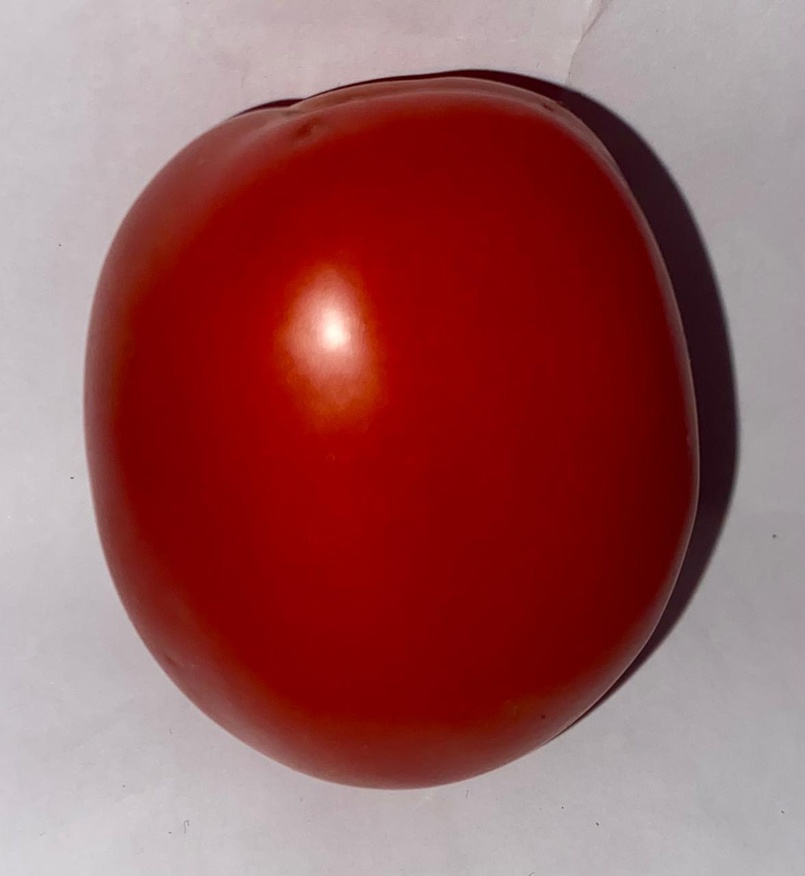
#> input picture program/tomat/matang/1.jpg, 805 x 876 px, shrunk from 1177 x 1280 before the run
$ python segmentasi.py
#> lines starting #> are read from the running program, lines starting #| are printed output that depends on the picture; after the words box and inside, x2 and y2 are one past the last pixel; in counts of white or black regions, pixels touching at a corner belong together
import cv2
import numpy as np
import matplotlib.pyplot as plt

# Baca gambar dan konversi ke HSV dan RGB
img = cv2.imread("tomat/matang/1.jpg")
#> img is the input picture: shape (876, 805, 3); mean B, G, R 91, 90.3, 152.7
img_rgb = cv2.cvtColor(img, cv2.COLOR_BGR2RGB)
hsv = cv2.cvtColor(img, cv2.COLOR_BGR2HSV)
#> hsv: shape (876, 805, 3); mean H, S, V 82.5, 127.5, 152.7

# Ambil ukuran gambar dan tentukan ROI 20x20 pixel di tengah
h, w = hsv.shape[:2]
#> h = 876; w = 805
cx, cy = w // 2, h // 2
#> cx = 402; cy = 438
roi_size = 20
x1, x2 = cx - roi_size // 2, cx + roi_size // 2
#> x1 = 392; x2 = 412
y1, y2 = cy - roi_size // 2, cy + roi_size // 2
#> y1 = 428; y2 = 448

# Ambil ROI dan hitung rata-rata HSV
roi = hsv[y1:y2, x1:x2]
#> roi: shape (20, 20, 3); mean H, S, V 0, 254.7, 146
mean_h = int(np.mean(roi[:, :, 0]))
#> mean_h = 0
mean_s = int(np.mean(roi[:, :, 1]))
#> mean_s = 254
mean_v = int(np.mean(roi[:, :, 2]))
#> mean_v = 146

# Cetak rata-rata HSV
print(f"Rata-rata HSV dari ROI 20x20: H={mean_h}, S={mean_s}, V={mean_v}")
#| Rata-rata HSV dari ROI 20x20: H=0, S=254, V=146

# Buat rentang HSV adaptif
delta_h, delta_s, delta_v = 10, 50, 50
lower = np.array([max(mean_h - delta_h, 0), max(mean_s - delta_s, 0), max(mean_v - delta_v, 0)])
#> lower = [0, 204, 96]
upper = np.array([min(mean_h + delta_h, 179), min(mean_s + delta_s, 255), min(mean_v + delta_v, 255)])
#> upper = [10, 255, 196]

# Buat mask dan bersihkan
mask = cv2.inRange(hsv, lower, upper)
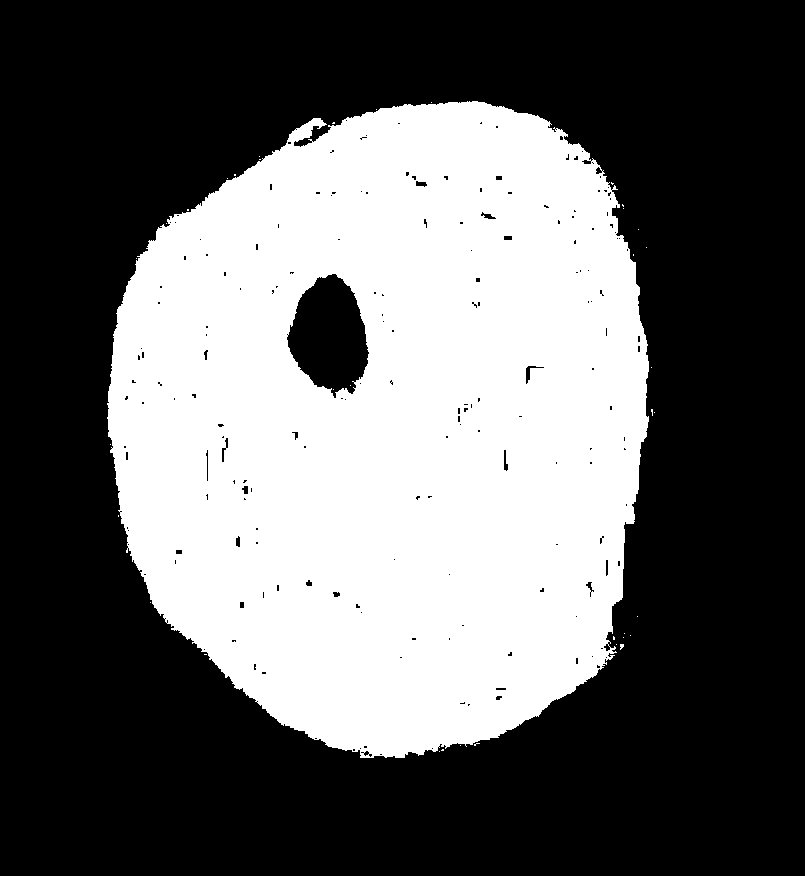
#> mask: shape (876, 805); 39% white; 37 white regions (36 under 20 px), largest, box (x1, y1, x2, y2) and area: (107, 101, 649, 758) 274927
kernel = np.ones((5, 5), np.uint8)
mask_clean = cv2.morphologyEx(mask, cv2.MORPH_CLOSE, kernel)
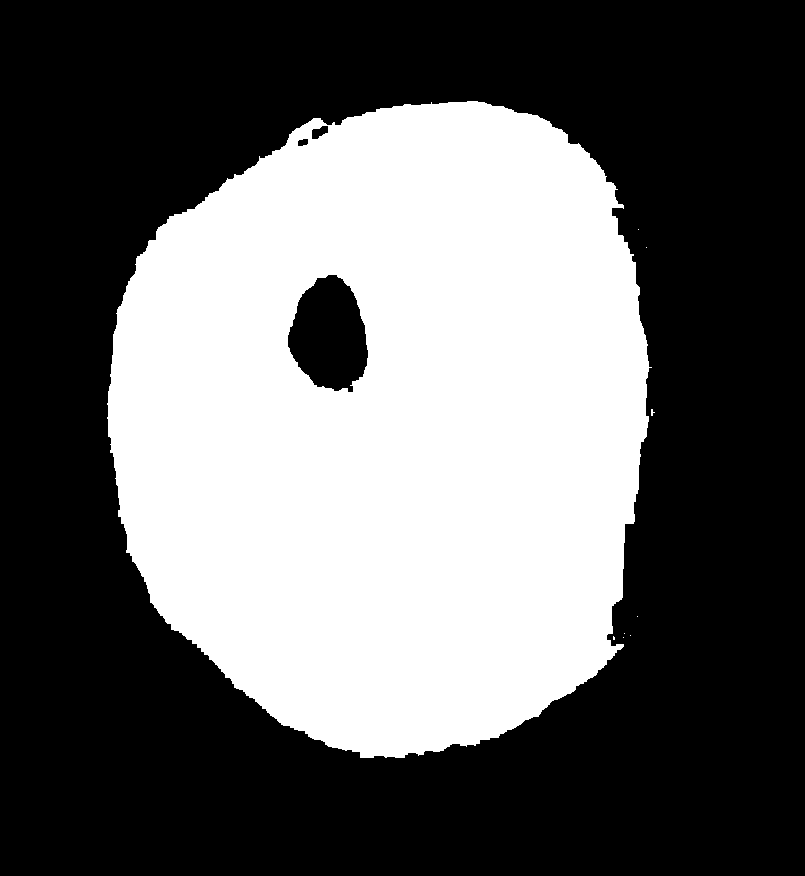
#> mask_clean: shape (876, 805); 39.3% white; 9 white regions (8 under 20 px), largest, box (x1, y1, x2, y2) and area: (107, 101, 652, 758) 277417
mask_clean = cv2.morphologyEx(mask_clean, cv2.MORPH_OPEN, kernel)
#> mask_clean: shape (876, 805); 39.3% white; 1 white region, box (x1, y1, x2, y2) and area: (108, 101, 649, 758) 277309

# Segmentasi RGB berdasarkan mask
segmented = cv2.bitwise_and(img_rgb, img_rgb, mask=mask_clean)
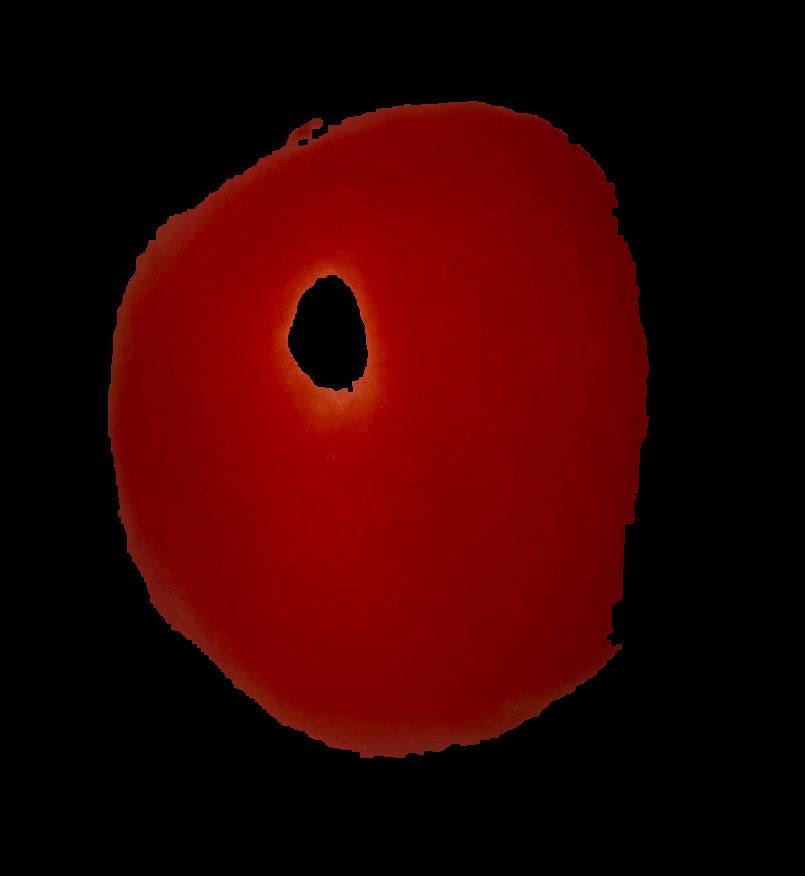
#> segmented: shape (876, 805, 3); mean R, G, B 51.2, 1.3, 0.7

# Gambar kotak pada gambar asli
img_roi_box = img_rgb.copy()
cv2.rectangle(img_roi_box, (x1, y1), (x2, y2), (0, 255, 0), 2)
#> img_roi_box: shape (876, 805, 3); mean R, G, B 152.6, 90.4, 91

# Crop ROI RGB untuk ditampilkan
roi_rgb = img_rgb[y1:y2, x1:x2]
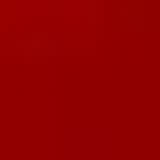
#> roi_rgb: shape (20, 20, 3) (shown 8 times larger); mean R, G, B 146, 0.3, 0.5

# Tampilkan hasil
plt.figure(figsize=(18, 6))

plt.subplot(1, 4, 1)
plt.imshow(img_roi_box)
plt.title("Gambar Asli + Kotak 20x20")
plt.axis("off")

plt.subplot(1, 4, 2)
plt.imshow(roi_rgb)
plt.title(f"ROI 20x20 (H={mean_h}, S={mean_s}, V={mean_v})")
plt.axis("off")

plt.subplot(1, 4, 3)
plt.imshow(mask_clean, cmap="gray")
plt.title("Mask dari HSV Area Tengah")
plt.axis("off")

plt.subplot(1, 4, 4)
plt.imshow(segmented)
plt.title("Hasil Segmentasi")
plt.axis("off")

plt.tight_layout()
plt.show()

$ run again, with program/tomat/matang/11.jpg copied over program/tomat/matang/1.jpg
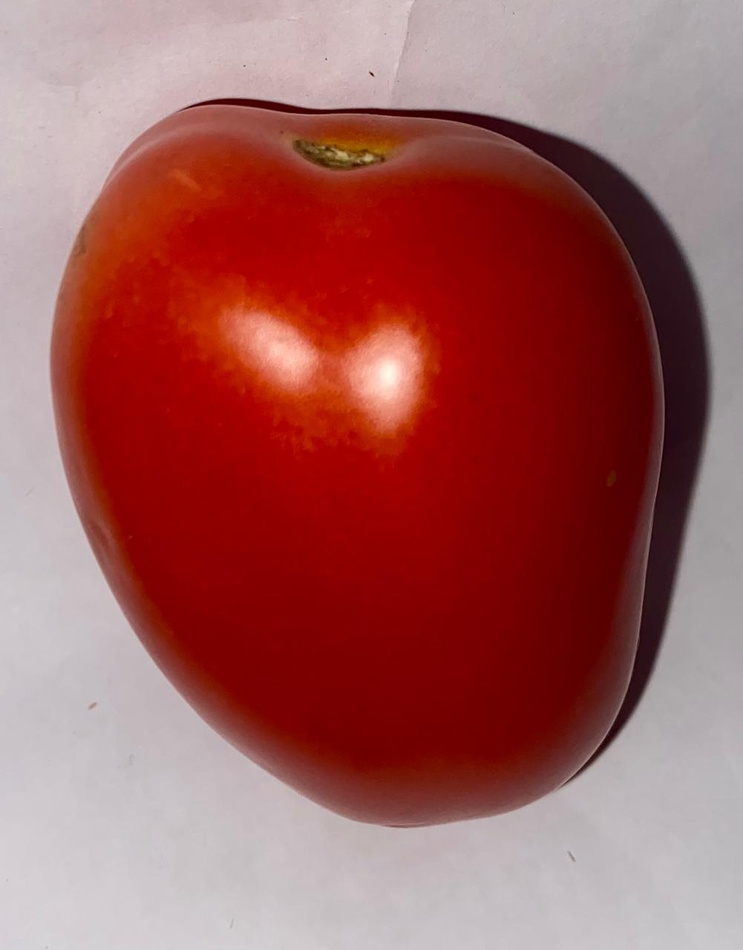
#> input picture program/tomat/matang/11.jpg, 743 x 950 px, shrunk from 1001 x 1280 before the run
#> img is the input picture: shape (950, 743, 3); mean B, G, R 92.8, 94.3, 160.3
#> hsv: shape (950, 743, 3); mean H, S, V 81.4, 128.8, 160.3
#> roi: shape (20, 20, 3); mean H, S, V 0.9, 254.7, 161.3
#> mean_h = 0
#> mean_s = 254
#> mean_v = 161
#| Rata-rata HSV dari ROI 20x20: H=0, S=254, V=161
#> lower = [0, 204, 111]
#> upper = [10, 255, 211]
#> `mask = cv2.inRange(hsv, lower, upper)`:
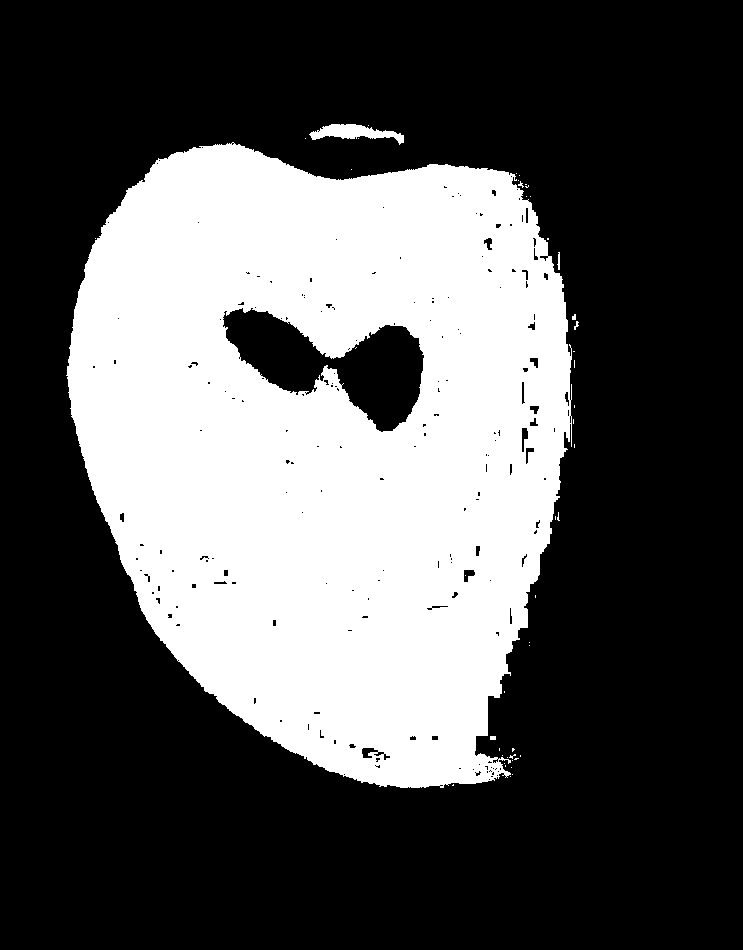
#> mask: shape (950, 743); 33.9% white; 47 white regions (41 under 20 px), largest, box (x1, y1, x2, y2) and area: (66, 142, 572, 788) 237925, (309, 124, 404, 145) 944, (557, 252, 560, 270) 36, (490, 736, 496, 740) 24, (574, 321, 579, 330) 22, (572, 314, 576, 320) 20
#> img_roi_box: shape (950, 743, 3); mean R, G, B 160.2, 94.4, 92.8
#> `roi_rgb = img_rgb[y1:y2, x1:x2]`:
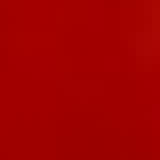
#> roi_rgb: shape (20, 20, 3) (shown 8 times larger); mean R, G, B 161.3, 0.8, 0.3
